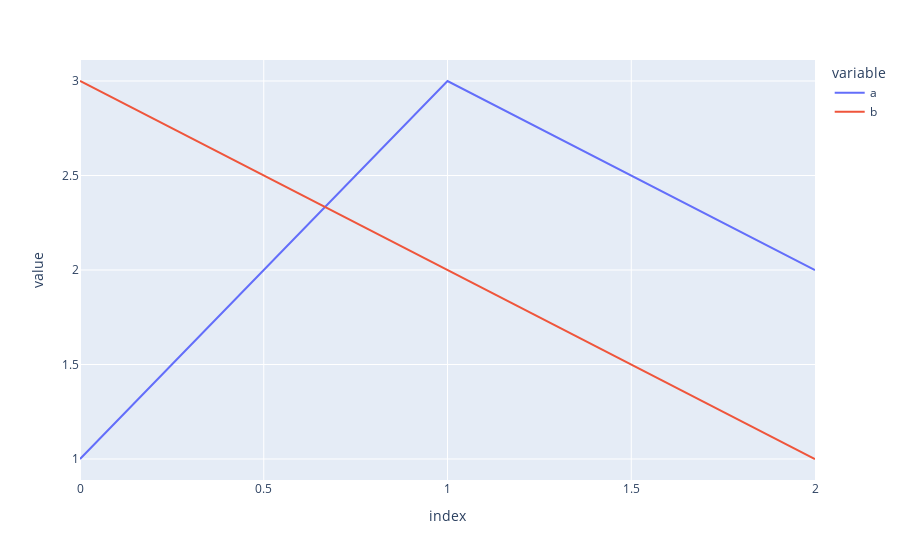

The cell this chart's notebook holds for it:
### Code cell
import pandas as pd
pd.options.plotting.backend = "plotly"

df = pd.DataFrame(dict(a=[1,3,2], b=[3,2,1]))
fig = df.plot()
fig.show()

### Figure 1 — Plotly figure (JSON) as saved in the notebook; plotly's stock layout.template omitted (floating-point values rounded to 4 significant figures)
{"data": [{"hovertemplate": "variable=a<br>index=%{x}<br>value=%{y}<extra></extra>", "legendgroup": "a", "line": {"color": "#636efa", "dash": "solid"}, "mode": "lines", "name": "a", "orientation": "v", "showlegend": true, "type": "scatter", "x": [0, 1, 2], "xaxis": "x", "y": [1, 3, 2], "yaxis": "y"}, {"hovertemplate": "variable=b<br>index=%{x}<br>value=%{y}<extra></extra>", "legendgroup": "b", "line": {"color": "#EF553B", "dash": "solid"}, "mode": "lines", "name": "b", "orientation": "v", "showlegend": true, "type": "scatter", "x": [0, 1, 2], "xaxis": "x", "y": [3, 2, 1], "yaxis": "y"}], "layout": {"legend": {"title": {"text": "variable"}, "tracegroupgap": 0}, "margin": {"t": 60}, "xaxis": {"anchor": "y", "domain": [0, 1], "title": {"text": "index"}}, "yaxis": {"anchor": "x", "domain": [0, 1], "title": {"text": "value"}}}}
